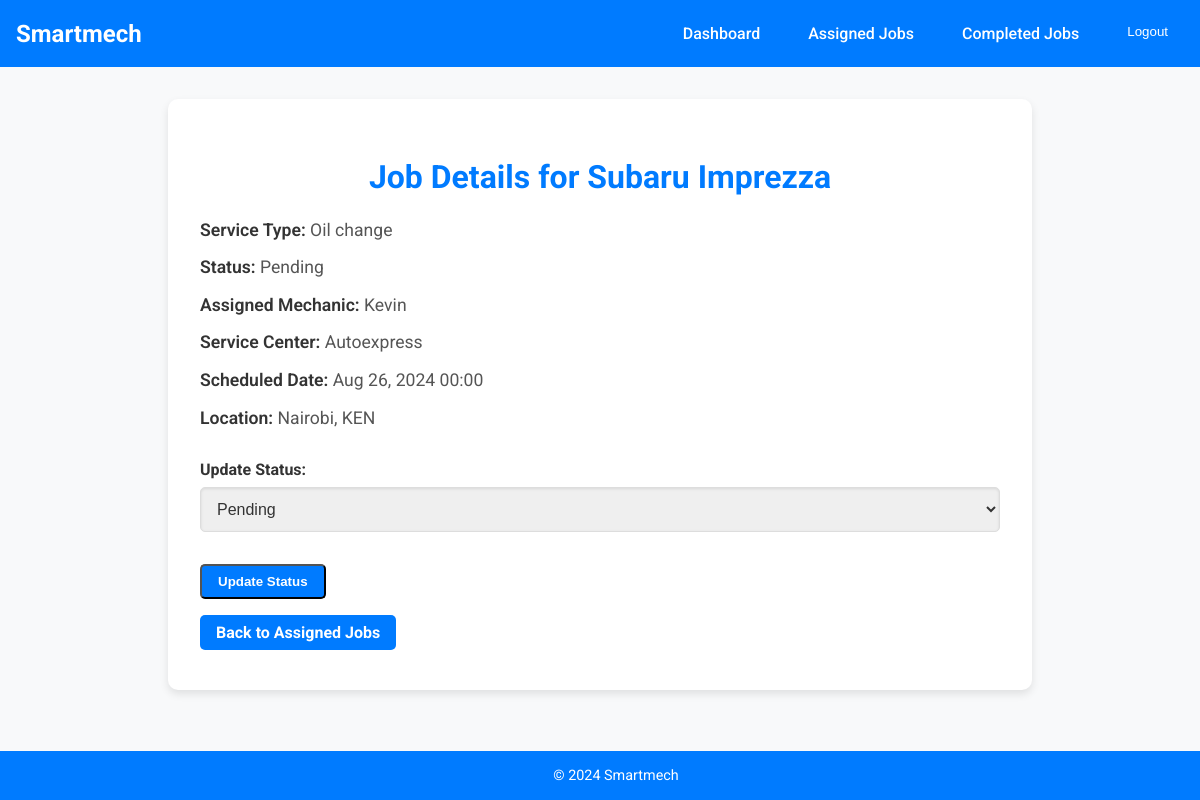
Page /accounts/assigned-jobs/8/ (signed in) on the committed database.
### accounts/models.py (models this page shows, shortened)
class ServiceRequest(models.Model):
    owner = models.ForeignKey(VehicleOwner, related_name='service_requests', on_delete=models.CASCADE)
    mechanic = models.ForeignKey(Mechanic, related_name='service_requests', on_delete=models.SET_NULL, null=True, blank=True)
    company = models.ForeignKey(AutoRepairCompany, related_name='service_requests', on_delete=models.SET_NULL, null=True, blank=True)
    vehicle = models.ForeignKey(Vehicle, related_name='service_requests', on_delete=models.CASCADE)
    issue_description = models.TextField()
    service_type = models.CharField(max_length=100, blank=True, null=True)  # E.g., "Oil Change", "Brake Repair"
    status = models.CharField(max_length=50, choices=[
        ('pending', 'Pending'),
        ('in_progress', 'In Progress'),
        ('completed', 'Completed')
    ], default='pending')
    created_at = models.DateTimeField(auto_now_add=True)
    updated_at = models.DateTimeField(auto_now=True)
    feedback = models.TextField(blank=True, null=True)
    rating = models.IntegerField(
        null=True,
        blank=True,
        validators=[MinValueValidator(1), MaxValueValidator(5)],
        help_text="Rate the service from 1 to 5 stars"
    )

class Vehicle(models.Model):
    owner = models.ForeignKey(VehicleOwner, related_name='vehicles', on_delete=models.CASCADE)
    make = models.CharField(max_length=100)
    license_plate =models.CharField(max_length=255, blank=True, null=True)
    model = models.CharField(max_length=100)
    year = models.IntegerField()
    vin = models.CharField(max_length=100, unique=True)  # Vehicle Identification Number
    current_status = models.CharField(max_length=255, blank=True, null=True)  # e.g., "In Service", "Available"
    warranty_info = models.CharField(max_length=255, blank=True, null=True)  # e.g., "2 years remaining"

class Mechanic(models.Model):
    user = models.OneToOneField(CustomUser, on_delete=models.CASCADE)
    phone_number = models.CharField(max_length=15, blank=True, null=True)
    specialty = models.CharField(max_length=100, blank=True, null=True)  # E.g., Engine Specialist, Brake Specialist
    experience_years = models.IntegerField(default=0)
    profile_picture = models.ImageField(upload_to='profile_pics/', blank=True, null=True)
    city = models.CharField(max_length=100, blank=True, null=True)
    state = models.CharField(max_length=100, blank=True, null=True)

class CustomUser(AbstractUser):
    USER_ROLES = (
        ('owner', 'Vehicle Owner'),
        ('mechanic', 'Mechanic'),
        ('company', 'Auto Repair Company'),
    )
    role = models.CharField(max_length=10, choices=USER_ROLES, default='owner')

class AutoRepairCompany(models.Model):
    user = models.OneToOneField(CustomUser, on_delete=models.CASCADE)
    name = models.CharField(max_length=255)
    address = models.CharField(max_length=255)
    phone_number = models.CharField(max_length=15, blank=True, null=True)
    website = models.URLField(blank=True, null=True)

class Appointment(models.Model):
    service_request = models.OneToOneField(ServiceRequest, on_delete=models.CASCADE)
    scheduled_date = models.DateTimeField()
    location = models.CharField(max_length=255)
    confirmed = models.BooleanField(default=False)

### accounts/views.py (the view)
# urls.py: path('assigned-jobs/<int:job_id>/', views.job_detail, name='job_detail'),
@login_required
def job_detail(request, job_id):
    job = get_object_or_404(ServiceRequest, id=job_id, mechanic=request.user.mechanic)
    if request.method == 'POST':
        form = ServiceRequestStatusForm(request.POST, instance=job)
        if form.is_valid():
            form.save()
            return redirect('assigned_jobs')  # Redirect to the assigned jobs page after update
    else:
        form = ServiceRequestStatusForm(instance=job)
    return render(request, 'mechanic/job_detail.html', {
        'job': job,
        'form': form,
    })

### accounts/forms.py
class ServiceRequestStatusForm(forms.ModelForm):
    class Meta:
        model = ServiceRequest
        fields = ['status']

### accounts/templates/mechanic/job_detail.html (shortened to what this page needs)
{% extends 'base.html' %}
{% block content %}
<div class="job-details-container">
    <h2 class="job-title">Job Details for {{ job.vehicle.make }} {{ job.vehicle.model }}</h2>
    <div class="job-info">
        <p><strong>Service Type:</strong> {{ job.issue_description }}</p>
        <p><strong>Status:</strong> {{ job.get_status_display }}</p>
        <p><strong>Assigned Mechanic:</strong> {{ job.mechanic.user.username }}</p>
        <p><strong>Service Center:</strong> {{ job.company.name }}</p>
        <p><strong>Scheduled Date:</strong> {{ job.appointment.scheduled_date|date:"M d, Y H:i" }}</p>
        <p><strong>Location:</strong> {{ job.appointment.location }}</p>
    </div>
    <form method="post" class="status-update-form">
        <div class="form-group">
            <label for="status">Update Status:</label>
            {{ form.status }}
        </div>
        <button type="submit" class="btn btn-primary">Update Status</button>
    </form>
    <a href="{% url 'assigned_jobs' %}" class="btn btn-secondary">Back to Assigned Jobs</a>
</div>
{% endblock %}

### accounts/static/accounts/css/style.css (style rules this page uses)
body { font-family: 'Roboto', sans-serif; background-color: #f4f4f9; margin: 0; padding: 0; color: #333; }
h1, h2, h3 { color: #333; margin-bottom: 15px; }
a { color: #3498db; text-decoration: none; }
.btn { display: inline-block; padding: 10px 20px; background-color: #3498db; color: #fff; border-radius: 5px; transition: background-color 0.3s ease; text-align: center; }
.form-group { margin-bottom: 1.5rem; }
.form-group label { font-weight: 600; color: #333; margin-bottom: 0.5rem; display: block; }
.job-details-container { max-width: 800px; margin: 2rem auto; padding: 2rem; background-color: #fff; border-radius: 10px; box-shadow: 0 4px 8px rgba(0, 0, 0, 0.1); }
.job-title { font-size: 2rem; color: #007bff; margin-bottom: 1.5rem; text-align: center; }
.job-info p { font-size: 1.1rem; margin-bottom: 1rem; color: #555; }
.job-info p strong { color: #333; font-weight: 600; }
.status-update-form { margin-top: 2rem; text-align: left; }
.status-update-form .form-group { margin-bottom: 1.5rem; }
.status-update-form label { font-weight: bold; margin-bottom: 0.5rem; display: block; color: #333; }
.status-update-form select { width: 100%; padding: 0.75rem; border-radius: 5px; border: 1px solid #ddd; font-size: 1rem; color: #333; box-shadow: inset 0 1px 3px rgba(0, 0, 0, 0.1); }
.btn { display: inline-block; padding: 0.75rem 1.5rem; background-color: #007bff; color: #fff; border-radius: 5px; text-decoration: none; text-align: center; transition: background-color 0.3s ease; font-weight: bold; }
.btn-secondary { background-color: #6c757d; }

### accounts/templates/base.html (style rules this page uses)
html, body { margin: 0; padding: 0; height: 100%; font-family: 'Roboto', sans-serif; overflow-x: hidden; }
body { display: flex; flex-direction: column; background-color: #f8f9fa; color: #333; }
.btn { display: inline-block; padding: 0.5rem 1rem; background-color: #007bff; color: white; border-radius: 5px; text-decoration: none; margin: 0.5rem 0; }

### rows in the picture
ServiceRequest: vehicle.make "Subaru", vehicle.model "Imprezza", issue_description "Oil change", status "Pending", mechanic.user.username "Kevin", company.name "Autoexpress", appointment.scheduled_date "Aug 26, 2024 00:00", appointment.location "Nairobi, KEN"
